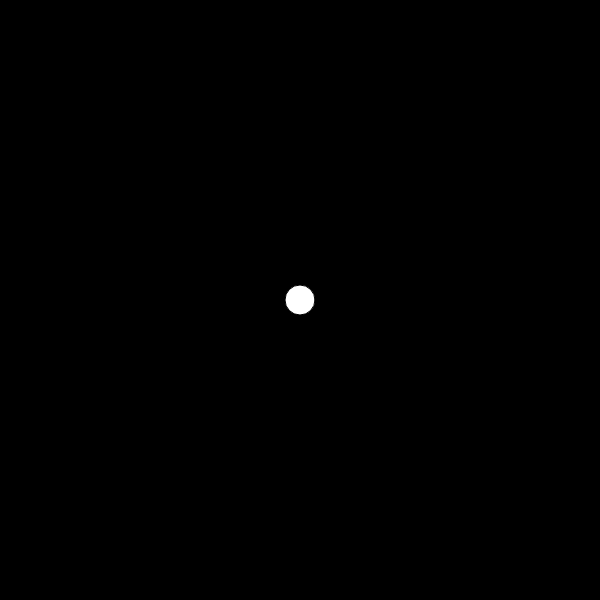
Frame 1 (no input)
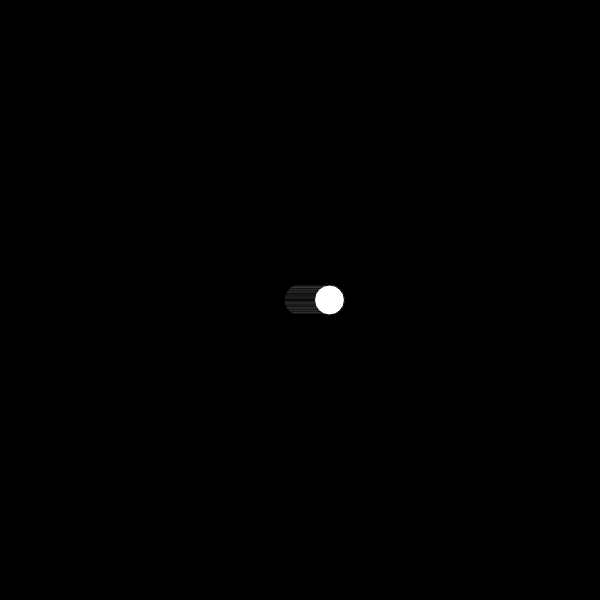
Frame 60 (no input)
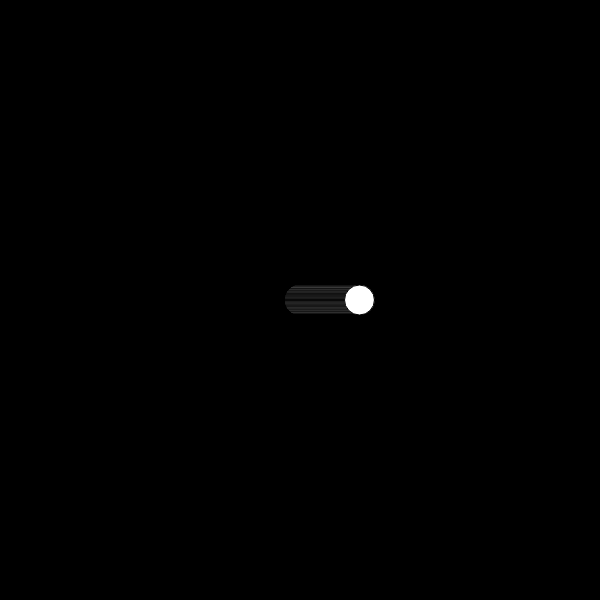
Frame 120 (the mouse pressed at the canvas centre since frame 60)

The p5.js sketch that drew these frames (run headless with seeded random() and noise() and a simulated clock; from frame 60 on, the mouse is pressed at the canvas centre):

// p5.js sketch
// ── sketch.js
var posX = 0;
var posY = 0;

var velX = 0.5;
var velY = 0;

var theta;

function setup() {
    createCanvas(600, 600);
    background(0);

    // TODO inicializar theta
}

function draw() {
    var centroX = width / 2;
    var centroY = height / 2;

    translate(centroX, centroY);
    circle(posX, posY, 30);

    posX += velX;
    posY += velY;

    //TODO calcular o deslacamento do objeto baseado no ângulo theta
}
